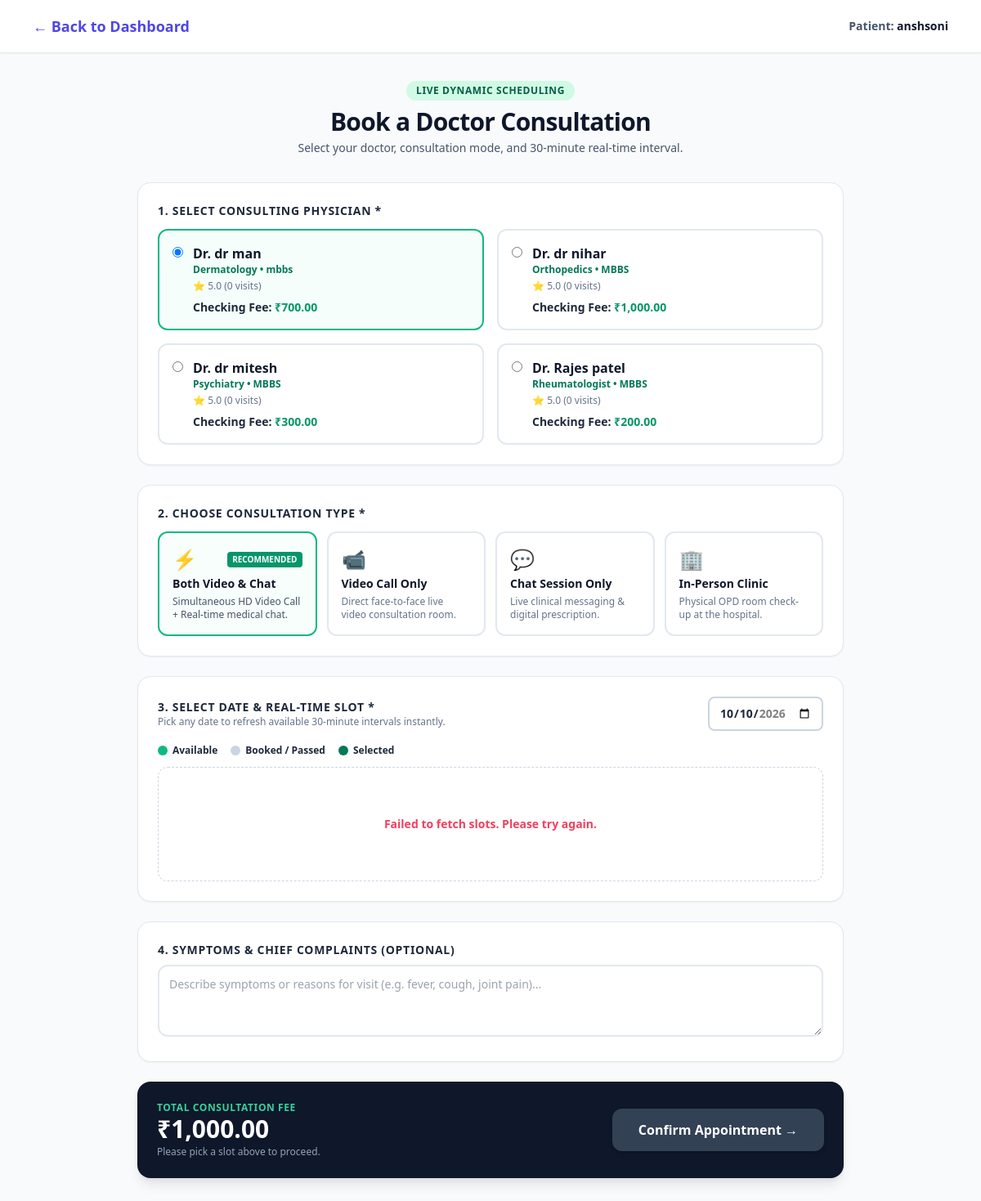
Screenshot of /dashboard/book-appointment.php (signed in) with the database file from the repository.
### tables this page shows
CREATE TABLE patients (
            id INTEGER PRIMARY KEY AUTOINCREMENT,
            user_id INTEGER NOT NULL,
            name TEXT NOT NULL,
            age INTEGER,
            gender TEXT CHECK(gender IN ('male','female','other')),
            contact TEXT,
            email TEXT,
            address TEXT,
            medical_history TEXT,
            emergency_contact TEXT,
            blood_type TEXT,
            allergies TEXT,
            profile_picture TEXT,
            created_at DATETIME DEFAULT CURRENT_TIMESTAMP, profile_photo TEXT DEFAULT NULL,
            FOREIGN KEY (user_id) REFERENCES users(id) ON DELETE CASCADE
        );

CREATE TABLE doctors (
            id INTEGER PRIMARY KEY AUTOINCREMENT,
            user_id INTEGER NOT NULL,
            name TEXT NOT NULL,
            specialization TEXT,
            qualification TEXT,
            experience INTEGER,
            contact TEXT,
            availability TEXT,
            consultation_fee DECIMAL(10,2) DEFAULT 0,
            profile_picture TEXT,
            is_available INTEGER DEFAULT 1,
            rating DECIMAL(3,2) DEFAULT 0,
            total_consultations INTEGER DEFAULT 0,
            created_at DATETIME DEFAULT CURRENT_TIMESTAMP, is_offline_available INTEGER DEFAULT 1, clinic_address TEXT DEFAULT 'Room 104, OPD Block A, City Care Clinic', experience_years INTEGER DEFAULT 5, bio TEXT DEFAULT 'Experienced medical practitioner dedicated to patient wellness and digital healthcare.', profile_photo TEXT DEFAULT NULL, is_clinic_open INTEGER DEFAULT 1,
            FOREIGN KEY (user_id) REFERENCES users(id) ON DELETE CASCADE
        );

### dashboard/book-appointment.php (the view, shortened to what this page needs)
<?php
$current_user = current_user();
$patient_user_id = $current_user['id'];
$stmt = $db->prepare("SELECT id, name, age, gender, contact, allergies FROM patients WHERE user_id = ?");
$stmt->execute([$patient_user_id]);
$patient = $stmt->fetch(PDO::FETCH_ASSOC);
$preselected_doc_id = (int)($_GET['doctor_id'] ?? 0);
$stmt =$db->prepare("
    SELECT d.*, u.email
    FROM doctors d
    JOIN users u ON u.id = d.user_id
    ORDER BY d.is_available DESC, d.rating DESC
");
$stmt->execute();
$doctors_list =$stmt->fetchAll(PDO::FETCH_ASSOC);
function safe_display($val,$def = '') {
    return htmlspecialchars($val ?? $def, ENT_QUOTES, 'UTF-8');
}
?>
<!DOCTYPE html>
<html lang="en">
<head>
    <script src="https://cdn.tailwindcss.com"></script>
</head>
<body class="bg-slate-50 min-h-screen text-slate-800">
    <header class="bg-white border-b border-slate-200 sticky top-0 z-50 shadow-sm">
        <div class="max-w-6xl mx-auto px-4 h-16 flex items-center justify-between">
            <a href="patient.php" class="flex items-center gap-2 text-indigo-600 font-bold text-lg hover:text-indigo-700">
                <span>← Back to Dashboard</span>
            </a>
            <div class="text-sm font-semibold text-slate-600">
                Patient: <span class="text-slate-900"><?= safe_display($patient['name']) ?></span>
            </div>
        </div>
    </header>
    <main class="max-w-4xl mx-auto px-4 py-8">
        <div class="text-center mb-8">
            <span class="inline-block px-3 py-1 bg-emerald-100 text-emerald-800 text-xs font-bold rounded-full mb-2 uppercase tracking-wider">
                Live Dynamic Scheduling
            </span>
            <h1 class="text-3xl font-extrabold text-slate-900 tracking-tight">Book a Doctor Consultation</h1>
            <p class="text-slate-600 text-sm mt-1">Select your doctor, consultation mode, and 30-minute real-time interval.</p>
        </div>
        <form method="POST" id="bookingForm" class="space-y-6">
            <div class="bg-white p-6 rounded-2xl shadow-sm border border-slate-200">
                <label class="block text-sm font-bold text-slate-800 uppercase tracking-wider mb-3">
                    1. Select Consulting Physician *
                </label>
                <div class="grid grid-cols-1 sm:grid-cols-2 gap-4" id="doctorsGrid">
                    <?php
                    $first_doc_id = !empty($doctors_list) ? (int)$doctors_list[0]['id'] : 0;
                    foreach ($doctors_list as$doc):
                        $doc_fee = (float)($doc['consultation_fee'] > 0 ? $doc['consultation_fee'] : 1000.0);$is_checked = false;
                        if ($preselected_doc_id > 0) {
                            if ((int)$doc['id'] === $preselected_doc_id) {$is_checked = true;
                            }
                        } else {
                            if ((int)$doc['id'] === $first_doc_id) {$is_checked = true;
                            }
                        }
                        $card_classes =$is_checked ? 'border-emerald-500 bg-emerald-50/50' : 'border-slate-200 hover:border-slate-300';
                    ?>
                        <label class="relative flex items-start gap-3 p-4 rounded-xl border-2 cursor-pointer transition-all doc-card-label <?= $card_classes ?>">
                            <input type="radio" name="doctor_id" value="<?= $doc['id'] ?>" class="mt-1 text-emerald-600 focus:ring-emerald-500" <?= $is_checked ? 'checked' : '' ?> onchange="onDoctorChanged()">
                            <div class="flex-1">
                                <div class="font-bold text-slate-900 text-base">Dr. <?= safe_display($doc['name']) ?></div>
                                <div class="text-xs font-semibold text-emerald-700"><?= safe_display($doc['specialization'] ?: 'General Physician') ?> &bull; <?= safe_display($doc['qualification'] ?: 'MBBS') ?></div>
                                <div class="text-xs text-slate-500 mt-1">⭐ <?= number_format($doc['rating'], 1) ?> (<?=$doc['total_consultations'] ?> visits)</div>
                                <div class="mt-2 text-sm font-extrabold text-slate-800">
                                    Checking Fee: <span class="text-emerald-600">₹<?= number_format($doc_fee, 2) ?></span>
                                </div>
                            </div>
                        </label>
                    <?php endforeach; ?>
                </div>
            </div>
            <div class="bg-white p-6 rounded-2xl shadow-sm border border-slate-200">
                <label class="block text-sm font-bold text-slate-800 uppercase tracking-wider mb-3">
                    2. Choose Consultation Type *
                </label>
                <div class="grid grid-cols-1 sm:grid-cols-2 lg:grid-cols-4 gap-3">
                    <label class="flex flex-col p-4 rounded-xl border-2 border-emerald-500 bg-emerald-50/40 cursor-pointer transition-all type-option-card">
                        <div class="flex items-center justify-between mb-1">
                            <span class="text-2xl">⚡</span>
                            <span class="text-[10px] font-extrabold uppercase px-1.5 py-0.5 bg-emerald-600 text-white rounded">Recommended</span>
                        </div>
                        <div class="font-bold text-slate-900 text-sm">Both Video & Chat</div>
                        <div class="text-xs text-slate-600 mt-1">Simultaneous HD Video Call + Real-time medical chat.</div>
                    </label>
                    <label class="flex flex-col p-4 rounded-xl border-2 border-slate-200 hover:border-indigo-400 cursor-pointer transition-all type-option-card">
                        <div class="text-2xl mb-1">📹</div>
                        <div class="font-bold text-slate-900 text-sm">Video Call Only</div>
                        <div class="text-xs text-slate-500 mt-1">Direct face-to-face live video consultation room.</div>
                    </label>
                    <label class="flex flex-col p-4 rounded-xl border-2 border-slate-200 hover:border-indigo-400 cursor-pointer transition-all type-option-card">
                        <div class="text-2xl mb-1">💬</div>
                        <div class="font-bold text-slate-900 text-sm">Chat Session Only</div>
                        <div class="text-xs text-slate-500 mt-1">Live clinical messaging & digital prescription.</div>
                    </label>
                    <label class="flex flex-col p-4 rounded-xl border-2 border-slate-200 hover:border-indigo-400 cursor-pointer transition-all type-option-card">
                        <div class="text-2xl mb-1">🏢</div>
                        <div class="font-bold text-slate-900 text-sm">In-Person Clinic</div>
                        <div class="text-xs text-slate-500 mt-1">Physical OPD room check-up at the hospital.</div>
                    </label>
                </div>
            </div>
            <div class="bg-white p-6 rounded-2xl shadow-sm border border-slate-200">
                <div class="flex flex-col sm:flex-row sm:items-center justify-between gap-4 mb-4">
                    <div>
                        <label class="block text-sm font-bold text-slate-800 uppercase tracking-wider">
                            3. Select Date & Real-Time Slot *
                        </label>
                        <p class="text-xs text-slate-500">Pick any date to refresh available 30-minute intervals instantly.</p>
                    </div>
                    <div>
                        <input type="date"
                               name="appointment_date"
                               id="appointmentDateInput"
                               value="<?= date('Y-m-d') ?>"
                               min="<?= date('Y-m-d') ?>"
                               max="<?= date('Y-m-d', strtotime('+30 days')) ?>"
                               class="px-3 py-2 border-2 border-slate-300 rounded-lg text-sm font-semibold focus:border-emerald-500 focus:outline-none"
                               onchange="loadRealTimeSlots()">
                    </div>
                </div>
                <div class="flex items-center gap-4 text-xs font-semibold mb-3">
                    <span class="flex items-center gap-1.5"><span class="w-3 h-3 rounded-full bg-emerald-500"></span> Available</span>
                    <span class="flex items-center gap-1.5"><span class="w-3 h-3 rounded-full bg-slate-300"></span> Booked / Passed</span>
                    <span class="flex items-center gap-1.5"><span class="w-3 h-3 rounded-full bg-emerald-700"></span> Selected</span>
                </div>
                <div id="slotsContainer" class="min-h-[140px] flex items-center justify-center border border-dashed border-slate-300 rounded-xl p-4">
                </div>
            </div>
            <div class="bg-white p-6 rounded-2xl shadow-sm border border-slate-200">
                <label class="block text-sm font-bold text-slate-800 uppercase tracking-wider mb-2">
                    4. Symptoms & Chief Complaints (Optional)
                </label>
                <textarea name="symptoms" rows="3" placeholder="Describe symptoms or reasons for visit (e.g. fever, cough, joint pain)..." class="w-full p-3 border-2 border-slate-200 rounded-xl text-sm focus:border-emerald-500 focus:outline-none"></textarea>
            </div>
            <div class="bg-slate-900 text-white p-6 rounded-2xl shadow-lg flex flex-col sm:flex-row items-center justify-between gap-4">
                <div>
                    <div class="text-xs uppercase font-bold tracking-wider text-emerald-400">Total Consultation Fee</div>
                    <div class="text-3xl font-extrabold" id="summaryFeeText">₹1,000.00</div>
                    <div class="text-xs text-slate-400 mt-0.5" id="selectedSlotPreviewText">Please pick a slot above to proceed.</div>
                </div>
                <button type="submit" id="submitBookingBtn" disabled class="w-full sm:w-auto px-8 py-3.5 bg-emerald-500 hover:bg-emerald-600 disabled:bg-slate-700 disabled:cursor-not-allowed text-white font-extrabold rounded-xl transition-all shadow-md">
                    Confirm Appointment &rarr;
                </button>
            </div>
        </form>
    </main>
</body>
</html>

### rows the page displays
patients: name "anshsoni"
doctors: doctor_id "☑ Dr. dr man Dermatology • mbbs", name "dr man", specialization "Dermatology", qualification "mbbs", rating "5.0", total_consultations "0", consultation_fee "700.00"
doctors: name "dr nihar", specialization "Orthopedics", qualification "MBBS", rating "5.0", total_consultations "0", consultation_fee "1,000.00"
doctors: name "dr mitesh", specialization "Psychiatry", qualification "MBBS", rating "5.0", total_consultations "0", consultation_fee "300.00"
doctors: name "Rajes patel", specialization "Rheumatologist", qualification "MBBS", rating "5.0", total_consultations "0", consultation_fee "200.00"
